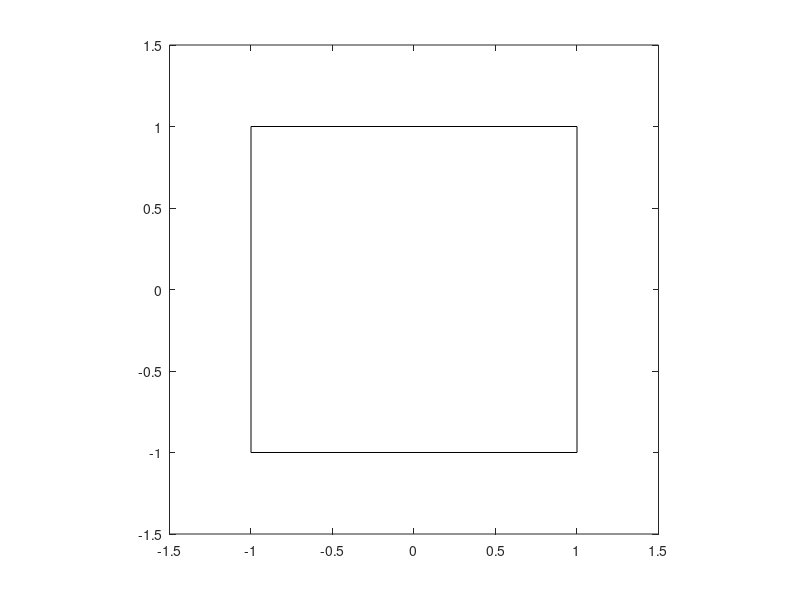

Source code (MATLAB): (Note: this script raises an error after producing the figure.)
function poly = initPoly
poly = [];

figure; 
plot([-1 1 1 -1 -1],[-1 -1 1 1 -1],'k');
axis([-1.5 1.5 -1.5 1.5]);
axis equal;

h=impoly;
poly=wait(h);